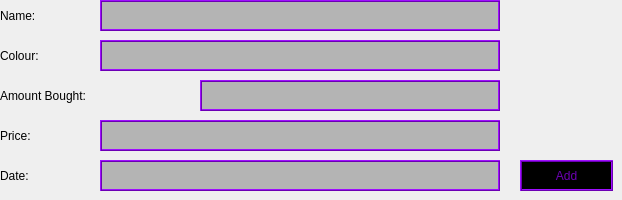
       <widget class="QWidget" name="wrapPage">
        <widget class="QLabel" name="nameLbl_3">
         <property name="geometry">
          <rect>
           <x>0</x>
           <y>0</y>
           <width>100</width>
           <height>31</height>
          </rect>
         </property>
         <property name="text">
          <string>Name:</string>
         </property>
        </widget>
        <widget class="QLineEdit" name="nameTxt_3">
         <property name="geometry">
          <rect>
           <x>100</x>
           <y>0</y>
           <width>400</width>
           <height>31</height>
          </rect>
         </property>
         <property name="styleSheet">
          <string notr="true">background-color: rgb(180, 180, 180);
color: rgb(108, 0, 180);
border: 2px ridge rgb(108, 0, 180); </string>
         </property>
        </widget>
        <widget class="QLabel" name="priceLbl_3">
         <property name="geometry">
          <rect>
           <x>0</x>
           <y>120</y>
           <width>100</width>
           <height>31</height>
          </rect>
         </property>
         <property name="text">
          <string>Price:</string>
         </property>
        </widget>
        <widget class="QLineEdit" name="priceTxt_3">
         <property name="geometry">
          <rect>
           <x>100</x>
           <y>120</y>
           <width>400</width>
           <height>31</height>
          </rect>
         </property>
         <property name="styleSheet">
          <string notr="true">background-color: rgb(180, 180, 180);
color: rgb(108, 0, 180);
border: 2px ridge rgb(108, 0, 180); </string>
         </property>
        </widget>
        <widget class="QLabel" name="dateLbl_3">
         <property name="geometry">
          <rect>
           <x>0</x>
           <y>160</y>
           <width>100</width>
           <height>31</height>
          </rect>
         </property>
         <property name="text">
          <string>Date:</string>
         </property>
        </widget>
        <widget class="QLineEdit" name="dateTxt_3">
         <property name="geometry">
          <rect>
           <x>100</x>
           <y>160</y>
           <width>400</width>
           <height>31</height>
          </rect>
         </property>
         <property name="styleSheet">
          <string notr="true">background-color: rgb(180, 180, 180);
color: rgb(108, 0, 180);
border: 2px ridge rgb(108, 0, 180); </string>
         </property>
        </widget>
        <widget class="QLabel" name="colourLbl_3">
         <property name="geometry">
          <rect>
           <x>0</x>
           <y>40</y>
           <width>100</width>
           <height>31</height>
          </rect>
         </property>
         <property name="text">
          <string>Colour: </string>
         </property>
        </widget>
        <widget class="QLineEdit" name="colourTxt_3">
         <property name="geometry">
          <rect>
           <x>100</x>
           <y>40</y>
           <width>400</width>
           <height>31</height>
          </rect>
         </property>
         <property name="styleSheet">
          <string notr="true">background-color: rgb(180, 180, 180);
color: rgb(108, 0, 180);
border: 2px ridge rgb(108, 0, 180); </string>
         </property>
        </widget>
        <widget class="QLabel" name="amntLbl_3">
         <property name="geometry">
          <rect>
           <x>0</x>
           <y>80</y>
           <width>200</width>
           <height>31</height>
          </rect>
         </property>
         <property name="text">
          <string>Amount Bought:</string>
         </property>
        </widget>
        <widget class="QLineEdit" name="amntTxt_3">
         <property name="geometry">
          <rect>
           <x>200</x>
           <y>80</y>
           <width>300</width>
           <height>31</height>
          </rect>
         </property>
         <property name="styleSheet">
          <string notr="true">background-color: rgb(180, 180, 180);
color: rgb(108, 0, 180);
border: 2px ridge rgb(108, 0, 180); </string>
         </property>
        </widget>
        <widget class="QPushButton" name="submitWrapBtn">
         <property name="geometry">
          <rect>
           <x>520</x>
           <y>160</y>
           <width>93</width>
           <height>31</height>
          </rect>
         </property>
         <property name="styleSheet">
          <string notr="true">background-color: rgb(0, 0, 0);
color: rgb(108, 0, 180);
border: 2px ridge rgb(108, 0, 180); </string>
         </property>
         <property name="text">
          <string>Add</string>
         </property>
        </widget>
       </widget>
